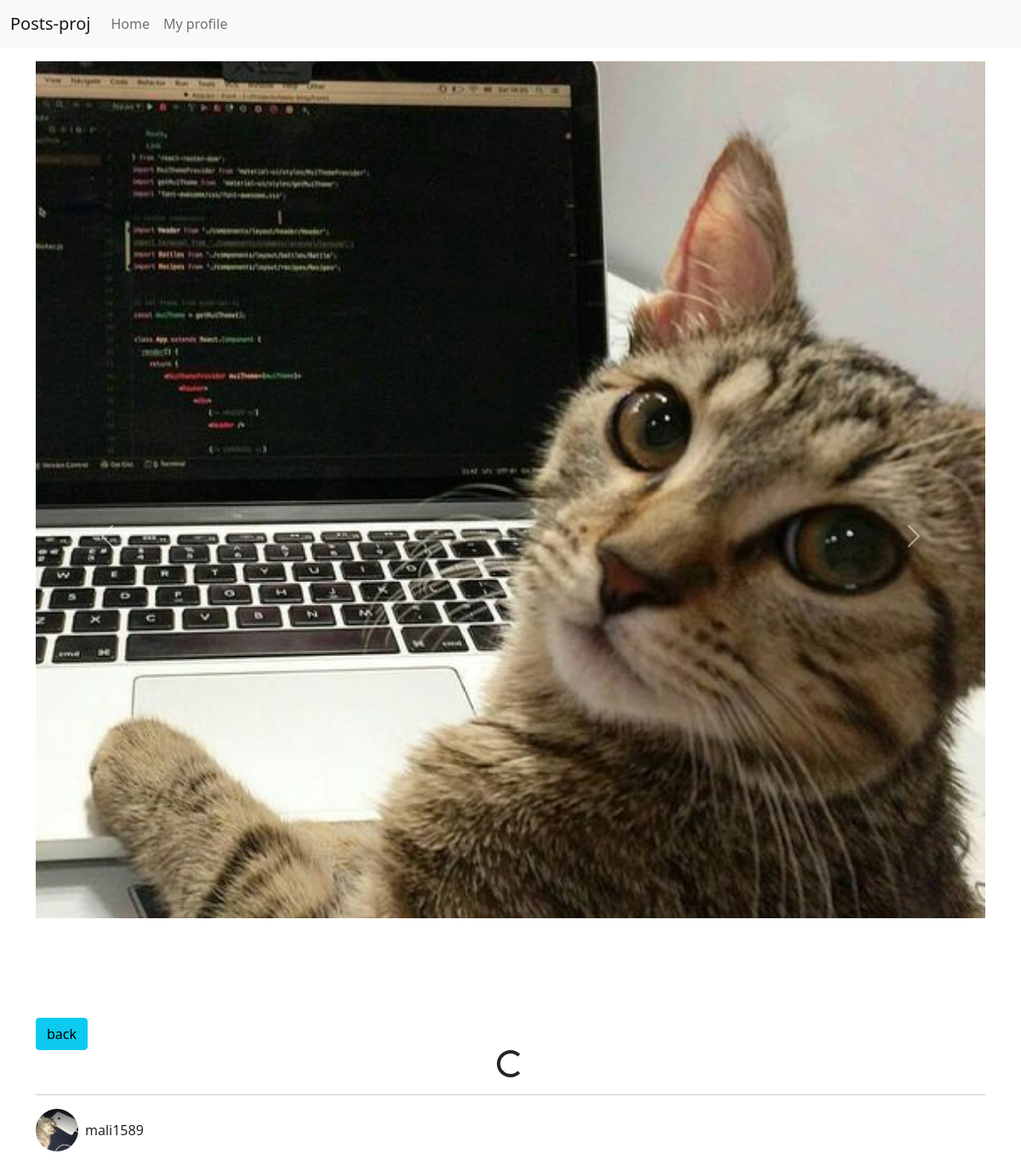
/40/ (signed in), run on the app's committed database.
### posts/models.py (models this page shows, shortened)
class Photo(models.Model):
    post = models.ForeignKey(Post, on_delete=models.CASCADE)
    image = models.ImageField(upload_to="photos")
    created = models.DateTimeField(auto_now_add=True)

class Post(models.Model):
    title = models.CharField(max_length=200)
    body = models.TextField()
    liked = models.ManyToManyField(User, blank=True)
    author = models.ForeignKey(Profile, on_delete=models.CASCADE)
    updated = models.DateTimeField(auto_now=True)
    created = models.DateTimeField(auto_now_add=True)
    class Meta:
        ordering = ("-created",)
    def get_photos(self):
        return self.photo_set.all()

### profiles/models.py (models this page shows, shortened)
class Profile(models.Model):
    user = models.OneToOneField(User, on_delete=models.CASCADE)
    bio = models.TextField(blank=True)
    avatar = models.ImageField(default='avatar.png', upload_to='avatars')
    updated = models.DateTimeField(auto_now=True)
    created = models.DateTimeField(auto_now_add=True)

### posts/views.py (the view)
# urls.py: path('<int:pk>/', post_detail, name='post-detail'),
@login_required
def post_detail(request, pk):
    obj = Post.objects.get(pk=pk)
    form = PostForm()
    context = {
        'obj': obj,
        'form': form,
    }
    return render(request, 'posts/detail.html', context)

### posts/templates/posts/detail.html (shortened to what this page needs)
{% extends "base.html" %}
{% load static %}
{% load crispy_forms_tags %}
{% block content %}
         {% if obj.get_photos %}
    <div id="carouselExampleControls" class="carousel slide mb-2" data-bs-ride="carousel">
        <div class="carousel-inner">
            {% for p in obj.get_photos %}
                <div class="carousel-item {% if forloop.counter == 1 %}active{% endif %}">
                    <img src="{{p.image.url}}" class="d-block w-100" alt="photo {{obj.pk}}">
                </div>
            {% endfor %}
        </div>
        <button class="carousel-control-prev" type="button" data-bs-target="#carouselExampleControls" data-bs-slide="prev">
            <span class="carousel-control-prev-icon" aria-hidden="true"></span>
        </button>
        <button class="carousel-control-next" type="button" data-bs-target="#carouselExampleControls" data-bs-slide="next">
            <span class="carousel-control-next-icon" aria-hidden="true"></span>
        </button>
    </div>
    {% else %}
        <div class = "mt-2 mb-2">No photos to show</div>
    {% endif %}
    <a href="{% url 'posts:main-board' %}" id="back-btn" class="btn btn-info">back</a>
    <div id="spinner-box" class="text-center">
        <div class="spinner-border" role="status"></div>
    </div>
    <hr>
    <div class="d-flex align-items-center">
        <img src="{{obj.author.avatar.url}}" class="rounded-circle" height="50px" width="50px" alt="{{obj.author.user.username}}">
        <span class="ms-2">{{obj.author.user.username}}</span>
    </div>
    {% endblock content %}

### data on the page
Photo: image (picture)
Post: author.avatar (picture), author.user.username "mali1589"
